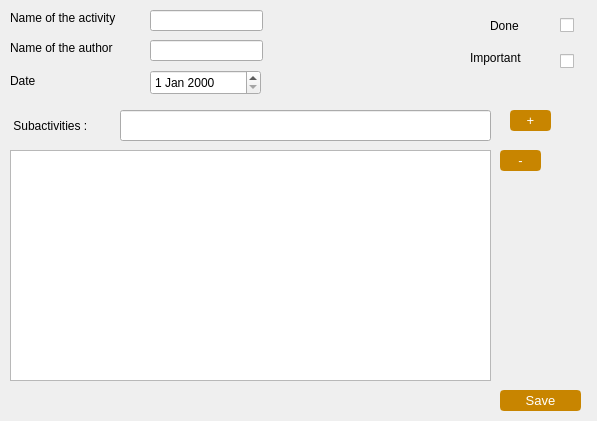
<?xml version="1.0" encoding="UTF-8"?>
<ui version="4.0">
 <class>activityinfo</class>
 <widget class="QDialog" name="activityinfo">
  <property name="geometry">
   <rect>
    <x>0</x>
    <y>0</y>
    <width>597</width>
    <height>421</height>
   </rect>
  </property>
  <property name="windowTitle">
   <string>Dialog</string>
  </property>
  <widget class="QPushButton" name="add">
   <property name="geometry">
    <rect>
     <x>510</x>
     <y>110</y>
     <width>41</width>
     <height>21</height>
    </rect>
   </property>
   <property name="cursor">
    <cursorShape>PointingHandCursor</cursorShape>
   </property>
   <property name="styleSheet">
    <string notr="true">QPushButton
{background-color: rgb(200,133,0);
color : white;
font: 10pt Arial;
            border-radius: 4px;
            text-shadow: 0 1px 1px rgba(0, 0, 0, 0.2);
border: 2px solid rgb(200,133,0);
}

QPushButton:hover {
border: 2px solid rgb(200,146,0);
background-color : rgb(200,149,47);
}</string>
   </property>
   <property name="text">
    <string>+</string>
   </property>
  </widget>
  <widget class="QLineEdit" name="lineEdit">
   <property name="geometry">
    <rect>
     <x>120</x>
     <y>110</y>
     <width>371</width>
     <height>31</height>
    </rect>
   </property>
  </widget>
  <widget class="QLabel" name="label_5">
   <property name="geometry">
    <rect>
     <x>10</x>
     <y>110</y>
     <width>101</width>
     <height>31</height>
    </rect>
   </property>
   <property name="styleSheet">
    <string notr="true">font: 11pt &quot;MS Shell Dlg 2&quot;;</string>
   </property>
   <property name="text">
    <string> Subactivities : </string>
   </property>
  </widget>
  <widget class="QLabel" name="Name">
   <property name="geometry">
    <rect>
     <x>10</x>
     <y>10</y>
     <width>141</width>
     <height>16</height>
    </rect>
   </property>
   <property name="styleSheet">
    <string notr="true">font: 11pt &quot;MS Shell Dlg 2&quot;;</string>
   </property>
   <property name="text">
    <string>Name of the activity</string>
   </property>
  </widget>
  <widget class="QLabel" name="Author">
   <property name="geometry">
    <rect>
     <x>10</x>
     <y>40</y>
     <width>131</width>
     <height>16</height>
    </rect>
   </property>
   <property name="styleSheet">
    <string notr="true">font: 11pt &quot;MS Shell Dlg 2&quot;;</string>
   </property>
   <property name="text">
    <string>Name of the author</string>
   </property>
  </widget>
  <widget class="QLabel" name="Date">
   <property name="geometry">
    <rect>
     <x>10</x>
     <y>70</y>
     <width>61</width>
     <height>21</height>
    </rect>
   </property>
   <property name="styleSheet">
    <string notr="true">font: 11pt &quot;MS Shell Dlg 2&quot;;</string>
   </property>
   <property name="text">
    <string>Date</string>
   </property>
  </widget>
  <widget class="QLabel" name="Important">
   <property name="geometry">
    <rect>
     <x>470</x>
     <y>50</y>
     <width>71</width>
     <height>16</height>
    </rect>
   </property>
   <property name="styleSheet">
    <string notr="true">font: 11pt &quot;MS Shell Dlg 2&quot;;</string>
   </property>
   <property name="text">
    <string>Important</string>
   </property>
  </widget>
  <widget class="QListWidget" name="listWidget">
   <property name="geometry">
    <rect>
     <x>10</x>
     <y>150</y>
     <width>481</width>
     <height>231</height>
    </rect>
   </property>
  </widget>
  <widget class="QPushButton" name="remove">
   <property name="geometry">
    <rect>
     <x>500</x>
     <y>150</y>
     <width>41</width>
     <height>21</height>
    </rect>
   </property>
   <property name="cursor">
    <cursorShape>PointingHandCursor</cursorShape>
   </property>
   <property name="styleSheet">
    <string notr="true">QPushButton
{background-color: rgb(200,133,0);
color : white;
font: 10pt Arial;
            border-radius: 4px;
            text-shadow: 0 1px 1px rgba(0, 0, 0, 0.2);
border: 2px solid rgb(200,133,0);
}

QPushButton:hover {
border: 2px solid rgb(200,146,0);
background-color : rgb(200,149,47);
}</string>
   </property>
   <property name="text">
    <string>-</string>
   </property>
  </widget>
  <widget class="QCheckBox" name="checkBox">
   <property name="geometry">
    <rect>
     <x>560</x>
     <y>10</y>
     <width>31</width>
     <height>31</height>
    </rect>
   </property>
   <property name="text">
    <string/>
   </property>
  </widget>
  <widget class="QLineEdit" name="nome">
   <property name="geometry">
    <rect>
     <x>150</x>
     <y>10</y>
     <width>113</width>
     <height>21</height>
    </rect>
   </property>
  </widget>
  <widget class="QLineEdit" name="autore">
   <property name="geometry">
    <rect>
     <x>150</x>
     <y>40</y>
     <width>113</width>
     <height>21</height>
    </rect>
   </property>
  </widget>
  <widget class="QCheckBox" name="importante">
   <property name="geometry">
    <rect>
     <x>560</x>
     <y>50</y>
     <width>31</width>
     <height>22</height>
    </rect>
   </property>
   <property name="text">
    <string/>
   </property>
  </widget>
  <widget class="QDateEdit" name="data">
   <property name="geometry">
    <rect>
     <x>150</x>
     <y>70</y>
     <width>111</width>
     <height>25</height>
    </rect>
   </property>
  </widget>
  <widget class="QLabel" name="label">
   <property name="geometry">
    <rect>
     <x>490</x>
     <y>10</y>
     <width>60</width>
     <height>31</height>
    </rect>
   </property>
   <property name="styleSheet">
    <string notr="true">font: 11pt &quot;MS Shell Dlg 2&quot;;</string>
   </property>
   <property name="text">
    <string>Done</string>
   </property>
  </widget>
  <widget class="QPushButton" name="save">
   <property name="geometry">
    <rect>
     <x>500</x>
     <y>390</y>
     <width>81</width>
     <height>21</height>
    </rect>
   </property>
   <property name="styleSheet">
    <string notr="true">QPushButton
{background-color: rgb(200,133,0);
color : white;
font: 10pt Arial;
            border-radius: 4px;
            text-shadow: 0 1px 1px rgba(0, 0, 0, 0.2);
border: 2px solid rgb(200,133,0);
}

QPushButton:hover {
border: 2px solid rgb(200,146,0);
background-color : rgb(200,149,47);
}</string>
   </property>
   <property name="text">
    <string>Save</string>
   </property>
  </widget>
 </widget>
 <resources/>
 <connections/>
</ui>
